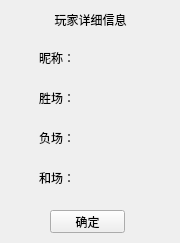
<?xml version="1.0" encoding="UTF-8"?>
<ui version="4.0">
 <class>Information</class>
 <widget class="QWidget" name="Information">
  <property name="geometry">
   <rect>
    <x>0</x>
    <y>0</y>
    <width>180</width>
    <height>243</height>
   </rect>
  </property>
  <property name="windowTitle">
   <string>玩家详细信息</string>
  </property>
  <property name="windowIcon">
   <iconset resource="fivechessclient.qrc">
    <normaloff>:/new/prefix1/src/Icon.png</normaloff>:/new/prefix1/src/Icon.png</iconset>
  </property>
  <widget class="QLabel" name="Title">
   <property name="geometry">
    <rect>
     <x>10</x>
     <y>10</y>
     <width>161</width>
     <height>20</height>
    </rect>
   </property>
   <property name="text">
    <string>玩家详细信息</string>
   </property>
   <property name="alignment">
    <set>Qt::AlignCenter</set>
   </property>
  </widget>
  <widget class="QLabel" name="Win">
   <property name="geometry">
    <rect>
     <x>30</x>
     <y>90</y>
     <width>54</width>
     <height>16</height>
    </rect>
   </property>
   <property name="text">
    <string>胜场：</string>
   </property>
   <property name="alignment">
    <set>Qt::AlignCenter</set>
   </property>
  </widget>
  <widget class="QLabel" name="Draw">
   <property name="geometry">
    <rect>
     <x>30</x>
     <y>170</y>
     <width>54</width>
     <height>16</height>
    </rect>
   </property>
   <property name="text">
    <string>和场：</string>
   </property>
   <property name="alignment">
    <set>Qt::AlignCenter</set>
   </property>
  </widget>
  <widget class="QLabel" name="Lose">
   <property name="geometry">
    <rect>
     <x>30</x>
     <y>130</y>
     <width>54</width>
     <height>16</height>
    </rect>
   </property>
   <property name="text">
    <string>负场：</string>
   </property>
   <property name="alignment">
    <set>Qt::AlignCenter</set>
   </property>
  </widget>
  <widget class="QPushButton" name="ok">
   <property name="geometry">
    <rect>
     <x>50</x>
     <y>210</y>
     <width>75</width>
     <height>23</height>
    </rect>
   </property>
   <property name="text">
    <string>确定</string>
   </property>
  </widget>
  <widget class="QLabel" name="Name">
   <property name="geometry">
    <rect>
     <x>80</x>
     <y>50</y>
     <width>91</width>
     <height>16</height>
    </rect>
   </property>
   <property name="text">
    <string/>
   </property>
   <property name="alignment">
    <set>Qt::AlignCenter</set>
   </property>
  </widget>
  <widget class="QLabel" name="WinNum">
   <property name="geometry">
    <rect>
     <x>90</x>
     <y>90</y>
     <width>54</width>
     <height>16</height>
    </rect>
   </property>
   <property name="text">
    <string/>
   </property>
   <property name="alignment">
    <set>Qt::AlignCenter</set>
   </property>
  </widget>
  <widget class="QLabel" name="LoseNum">
   <property name="geometry">
    <rect>
     <x>90</x>
     <y>130</y>
     <width>54</width>
     <height>16</height>
    </rect>
   </property>
   <property name="text">
    <string/>
   </property>
   <property name="alignment">
    <set>Qt::AlignCenter</set>
   </property>
  </widget>
  <widget class="QLabel" name="DrawNum">
   <property name="geometry">
    <rect>
     <x>90</x>
     <y>170</y>
     <width>54</width>
     <height>16</height>
    </rect>
   </property>
   <property name="text">
    <string/>
   </property>
   <property name="alignment">
    <set>Qt::AlignCenter</set>
   </property>
  </widget>
  <widget class="QLabel" name="label">
   <property name="geometry">
    <rect>
     <x>30</x>
     <y>50</y>
     <width>54</width>
     <height>16</height>
    </rect>
   </property>
   <property name="text">
    <string>昵称：</string>
   </property>
   <property name="alignment">
    <set>Qt::AlignCenter</set>
   </property>
  </widget>
 </widget>
 <resources>
  <include location="fivechessclient.qrc"/>
 </resources>
 <connections/>
</ui>
